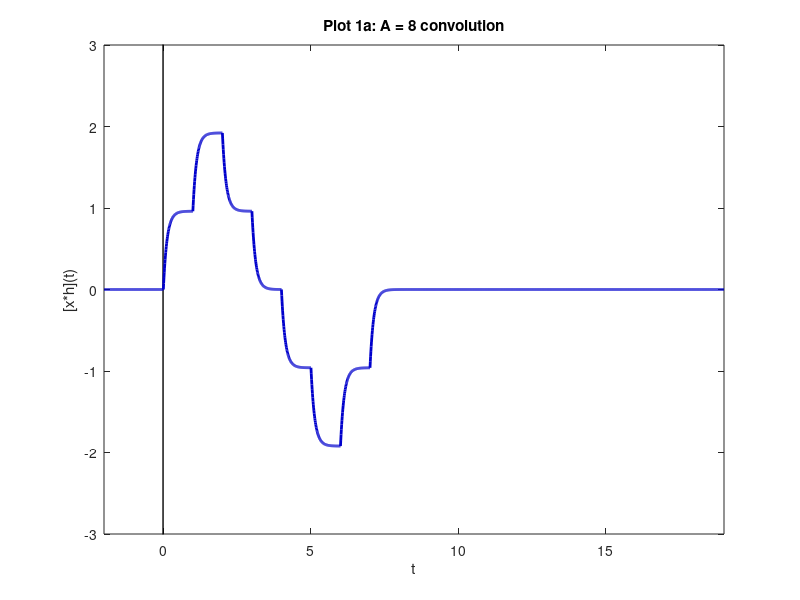
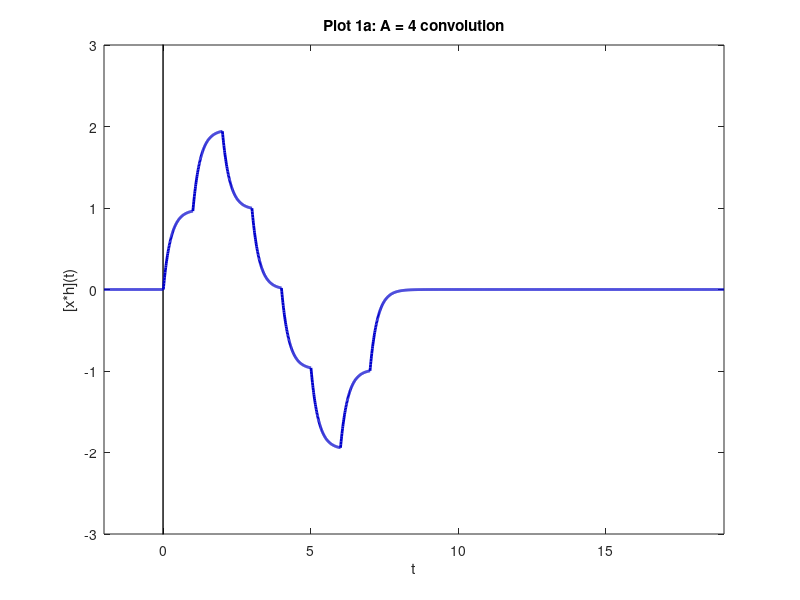
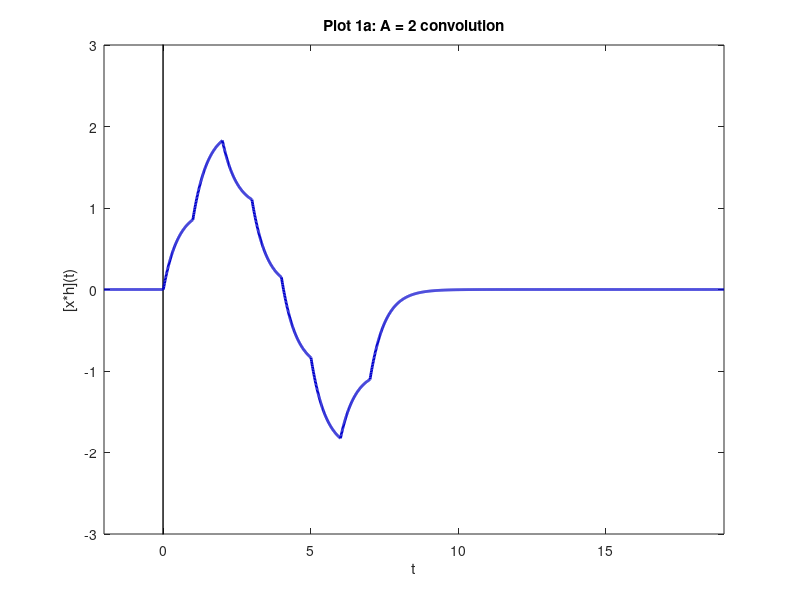
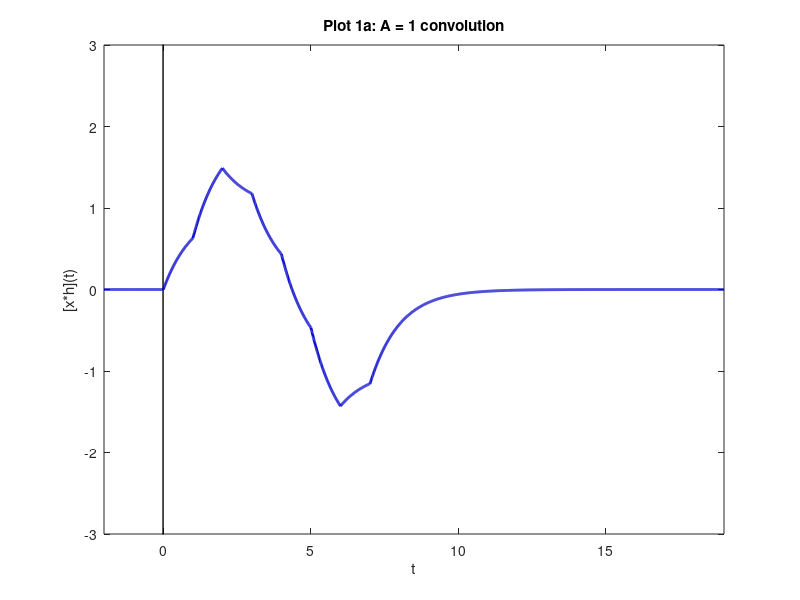

Reproduce these figures in MATLAB, in order.
% Gregory Pavlunenko
% C25220578
% MATLAB 3
clear;clc;close all;

title1 = "";
for c=1:4
    b = 0.01;
    t_1 = -1 : b : 8;
    x_1 = ((1)*((t_1>0)&(t_1<=1)) + (2)*((t_1>1)&(t_1<=2)) + (1)*((t_1>2)&(t_1<=3)) + (-1)*((t_1>4)&(t_1<=5)) + (-2)*((t_1>5)&(t_1<=6)) + (-1)*((t_1>6)&(t_1<=7)));
    
    if c==1
        A = 8;
    elseif c==2
        A = 4;
    elseif c==3
        A = 2;
    elseif c==4
        A = 1;
    end

    t_2 = -1 : b : 11;
    h_1 = (A*exp(-A*t_2)).*((t_2>0)&(t_2<=10));
    t_3 = t_1(1)+t_2(1) : b: t_1(end)+t_2(end);
    con = conv(x_1,h_1).*b;
    
    figure();
    plot([-10,10],[0,0],'LineStyle','-','Color',[0,0,0],'LineWidth',1);
    plot([0,0],[-10,10],'LineStyle','-','Color',[0,0,0],'LineWidth',1);
    hold on;
    p1 = plot(t_3,con,'LineStyle','-','Color',[0,0,0.8],'LineWidth',2);
    hold off;
    axis([-2,19,-3,3]);
    title1 = sprintf('Plot 1a: A = %0.0f convolution',A);
    title(title1);
    xlabel('t');
    ylabel('[x*h](t)');
 
    t_1 = -2 : b : 19;
    x_1 = ((1)*((t_1>0)&(t_1<=1)) + (2)*((t_1>1)&(t_1<=2)) + (1)*((t_1>2)&(t_1<=3)) + (-1)*((t_1>4)&(t_1<=5)) + (-2)*((t_1>5)&(t_1<=6)) + (-1)*((t_1>6)&(t_1<=7)));   
    Ex = sum(abs(x_1).^2).*b;
    MSE = sum(abs(x_1-con).^2).*b;
    Percentage = MSE/Ex * 100;

    fprintf("For A = %0.0f\n", A);
    fprintf("\t MSExy : %0.2f\n",MSE);
    fprintf("\t Energyx : %0.2f\n",Ex);
    fprintf("\t MSE Percentage : %0.2f\n\n",Percentage);
end
